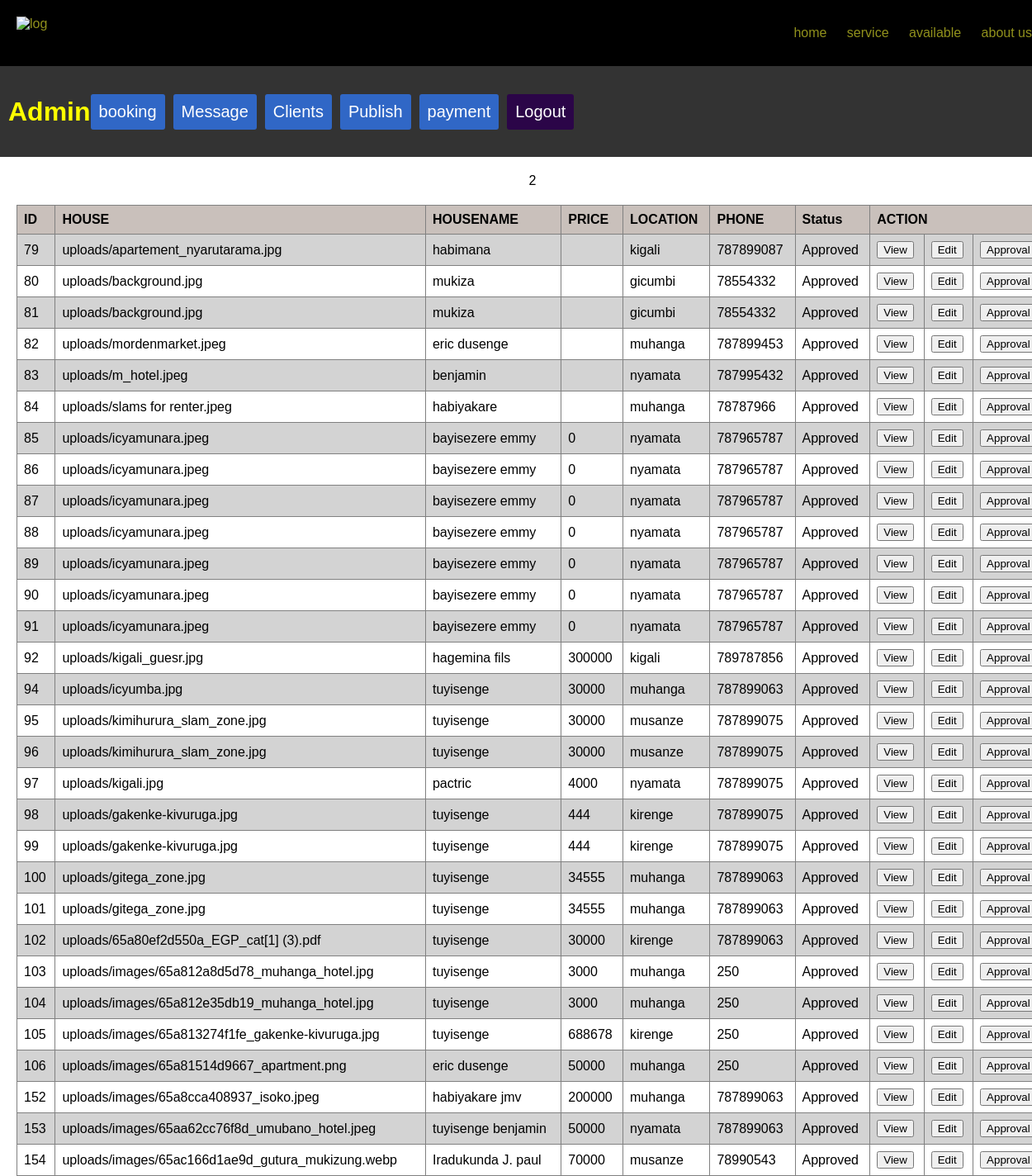
The page /dash.php on the database its author committed.
### tables this page shows
CREATE TABLE `landlord` (
  `landid` int(11) NOT NULL,
  `fullname` varchar(50) DEFAULT NULL,
  `location` varchar(50) DEFAULT NULL,
  `type` varchar(20) DEFAULT NULL,
  `email` varchar(50) DEFAULT NULL,
  `phone` int(12) DEFAULT NULL,
  `file` varchar(500) DEFAULT NULL,
  `propert` varchar(50) DEFAULT NULL,
  `characte` text DEFAULT NULL,
  `contract` text DEFAULT NULL,
  `price` int(11) DEFAULT NULL,
  `status` int(11) DEFAULT NULL,
  `pdfcontract` varchar(500) DEFAULT NULL,
  `Payment` varchar(100) DEFAULT NULL,
  `Payment_info` varchar(50) DEFAULT NULL
);

### dash.php (the view, shortened to what this page needs)
<!DOCTYPE html>
<html lang="en">
<head>
</head>
<body>
    <?php include 'header.php' ?>
    <div class="header">
        <h2>Admin</h2>
        <div class="adm-buttons">
            <a href="bookingfetch.php"><button class="adm-tool">booking</button></a>
            <button onclick="Message()" class="adm-delete">Message</button>
            <a href="clients.php"><button class="adm-clients" onclick="ViewClients()">Clients</button></a>
            <button onclick="Publish()" class="adm-publish">Publish</button>
            <button onclick="Update()" class="adm-update">payment</button>
            <a href="welcome_new_home.php" ><button onclick="Logout()" class="adm-logout">Logout</button></a>
        </div>
    </div>
    <div class="container">
        <?php
        include("Connection.php");
        $q = "SELECT * FROM landlord";
        $results = mysqli_query($conn, $q);
        echo "<table class=\"table\">
                <tr bgcolor='#C9C0BB'>
                    <th>ID </th>
                    <th>HOUSE</th>
                    <th>HOUSENAME </th>
                    <th>PRICE</th>
                    <th>LOCATION </th>
                    <th>PHONE</th>
                    <th>Status</th>
                    <th colspan=3>ACTION </th>
                </tr>";
        while ($r = mysqli_fetch_array($results)) {
            $status = ($r['status'] == 1) ? 'Approved' : 'Not Approved';
            echo "<tr>
                    <td>" . $r['landid'] . "</td>
                    <td>" . $r['file'] . "</td>
                    <td>" . $r['fullname'] . "</td>
                    <td>" . $r['price'] . "</td>
                    <td>" . $r['location'] . "</td>
                    <td>" . $r['phone'] . "</td>
                    <td>" . $status . "</td>
                    <td><a href='view.php?userid=$r[landid]' onclick='toggleView()'><button>View</button></a></td>
                    <td><button>Edit</button></td>
                    <td><a href='approval.php?userid=$r[landid]' onclick='toggleView()'><button>Approval</button></a></td>
                </tr>";
        }
        ?>
    </div>
</body>2
</html>

### dash.php (style rules this page uses)
body { height: 100vh; margin: 0; font-family: Arial, sans-serif; display: flex; flex-direction: column; }
.header { background-color: #333; color: white; padding: 10px; display: flex; justify-content: space-between; align-items: center; z-index: 1000; }
h2 { font-family: Impact, Haettenschweiler, 'Arial Narrow Bold', sans-serif; font-size: 32px; color: yellow; }
.adm-buttons { display: flex; gap: 10px; margin-right: auto; }
.adm, .adm-tool, .adm-delete, .adm-clients, .adm-publish, .adm-update, .adm-logout { font-family: Impact, Haettenschweiler, 'Arial Narrow Bold', sans-serif; border: none; font-size: 20px; padding: 10px; border-radius: 3px; cursor: pointer; background-color: #3067c6; color: white; margin-right: auto; }
.adm-logout { background-color: rgb(43, 5, 72); }
.container { display: flex; flex-wrap: wrap; align-items: flex-end; justify-content: space-evenly; width: 100%; margin: 20px; }
.table { border-collapse: collapse; margin-top: 20px; width: 100%; }
.table th, .table td { border: 1px solid gray; padding: 8px; text-align: left; }
.table tbody tr:nth-child(even) { background-color: lightgrey; }

### header.php (style rules this page uses)
body { margin: 0; font-family: Arial, sans-serif; }

### rows shown on the page
landlord: landid "79", file "uploads/apartement_nyarutarama.jpg", fullname "habimana", location "kigali", phone "787899087", status "Approved"
landlord: landid "80", file "uploads/background.jpg", fullname "mukiza", location "gicumbi", phone "78554332", status "Approved"
landlord: landid "81", file "uploads/background.jpg", fullname "mukiza", location "gicumbi", phone "78554332", status "Approved"
landlord: landid "82", file "uploads/mordenmarket.jpeg", fullname "eric dusenge", location "muhanga", phone "787899453", status "Approved"
landlord: landid "83", file "uploads/m_hotel.jpeg", fullname "benjamin", location "nyamata", phone "787995432", status "Approved"
landlord: landid "84", file "uploads/slams for renter.jpeg", fullname "habiyakare", location "muhanga", phone "78787966", status "Approved"
landlord: landid "85", file "uploads/icyamunara.jpeg", fullname "bayisezere emmy", price "0", location "nyamata", phone "787965787", status "Approved"
landlord: landid "86", file "uploads/icyamunara.jpeg", fullname "bayisezere emmy", price "0", location "nyamata", phone "787965787", status "Approved"
landlord: landid "87", file "uploads/icyamunara.jpeg", fullname "bayisezere emmy", price "0", location "nyamata", phone "787965787", status "Approved"
landlord: landid "88", file "uploads/icyamunara.jpeg", fullname "bayisezere emmy", price "0", location "nyamata", phone "787965787", status "Approved"
landlord: landid "89", file "uploads/icyamunara.jpeg", fullname "bayisezere emmy", price "0", location "nyamata", phone "787965787", status "Approved"
landlord: landid "90", file "uploads/icyamunara.jpeg", fullname "bayisezere emmy", price "0", location "nyamata", phone "787965787", status "Approved"
landlord: landid "91", file "uploads/icyamunara.jpeg", fullname "bayisezere emmy", price "0", location "nyamata", phone "787965787", status "Approved"
landlord: landid "92", file "uploads/kigali_guesr.jpg", fullname "hagemina fils", price "300000", location "kigali", phone "789787856", status "Approved"
landlord: landid "94", file "uploads/icyumba.jpg", fullname "tuyisenge", price "30000", location "muhanga", phone "787899063", status "Approved"
landlord: landid "95", file "uploads/kimihurura_slam_zone.jpg", fullname "tuyisenge", price "30000", location "musanze", phone "787899075", status "Approved"
landlord: landid "96", file "uploads/kimihurura_slam_zone.jpg", fullname "tuyisenge", price "30000", location "musanze", phone "787899075", status "Approved"
landlord: landid "97", file "uploads/kigali.jpg", fullname "pactric", price "4000", location "nyamata", phone "787899075", status "Approved"
landlord: landid "98", file "uploads/gakenke-kivuruga.jpg", fullname "tuyisenge", price "444", location "kirenge", phone "787899075", status "Approved"
landlord: landid "99", file "uploads/gakenke-kivuruga.jpg", fullname "tuyisenge", price "444", location "kirenge", phone "787899075", status "Approved"
landlord: landid "100", file "uploads/gitega_zone.jpg", fullname "tuyisenge", price "34555", location "muhanga", phone "787899063", status "Approved"
landlord: landid "101", file "uploads/gitega_zone.jpg", fullname "tuyisenge", price "34555", location "muhanga", phone "787899063", status "Approved"
landlord: landid "102", file "uploads/65a80ef2d550a_EGP_cat[1] (3).pdf", fullname "tuyisenge", price "30000", location "kirenge", phone "787899063", status "Approved"
landlord: landid "103", file "uploads/images/65a812a8d5d78_muhanga_hotel.jpg", fullname "tuyisenge", price "3000", location "muhanga", phone "250", status "Approved"
landlord: landid "104", file "uploads/images/65a812e35db19_muhanga_hotel.jpg", fullname "tuyisenge", price "3000", location "muhanga", phone "250", status "Approved"
landlord: landid "105", file "uploads/images/65a813274f1fe_gakenke-kivuruga.jpg", fullname "tuyisenge", price "688678", location "kirenge", phone "250", status "Approved"
landlord: landid "106", file "uploads/images/65a81514d9667_apartment.png", fullname "eric dusenge", price "50000", location "muhanga", phone "250", status "Approved"
landlord: landid "152", file "uploads/images/65a8cca408937_isoko.jpeg", fullname "habiyakare jmv", price "200000", location "muhanga", phone "787899063", status "Approved"
landlord: landid "153", file "uploads/images/65aa62cc76f8d_umubano_hotel.jpeg", fullname "tuyisenge benjamin", price "50000", location "nyamata", phone "787899063", status "Approved"
landlord: landid "154", file "uploads/images/65ac166d1ae9d_gutura_mukizung.webp", fullname "Iradukunda J. paul", price "70000", location "musanze", phone "78990543", status "Approved"
